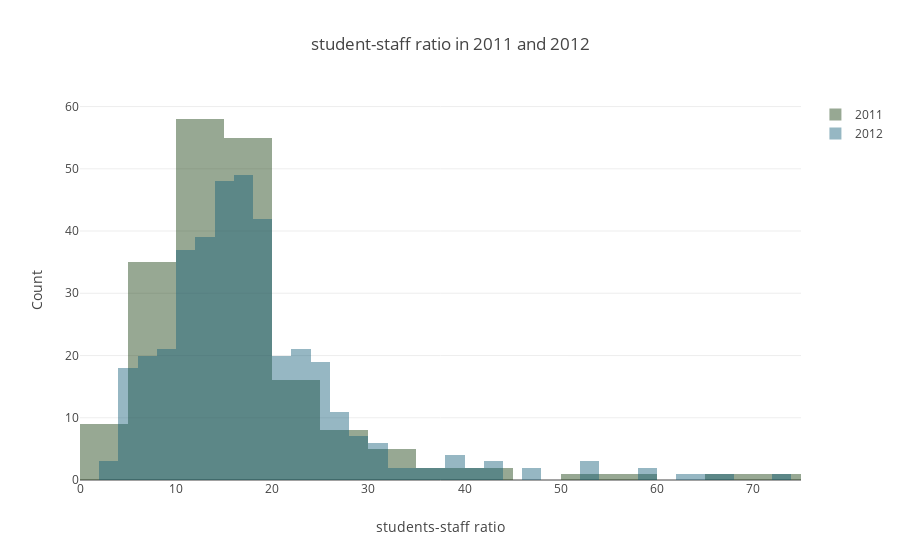

Write notebook code for a chart like this one.
### Markdown cell above
## Histogram
Lets look at histogram of students-staff ratio in 2011 and 2012 years.  
- trace1 = first histogram
    - x = x axis
    - y = y axis
    - opacity = opacity of histogram
    - name = name of legend
    - marker = color of histogram
- trace2 = second histogram
- layout = layout
    - barmode = mode of histogram like overlay. Also you can change it with stack

### Code cell
# prepare data
df2011 = timeData.student_staff_ratio[timeData.year == 2011]
df2012 = timeData.student_staff_ratio[timeData.year == 2012]

trace1 = go.Histogram(
    x = df2011,
    opacity = 0.75,
    name = '2011',
    marker = dict(color='rgba(25,62,16,0.6)')
)

trace2 = go.Histogram(
    x = df2012,
    opacity = 0.75,
    name = '2012',
    marker = dict(color='rgba(23,96,122,0.6)')
)

data = [trace1, trace2]
layout = go.Layout(barmode='overlay', 
                   title='student-staff ratio in 2011 and 2012',
                   xaxis=dict(title='students-staff ratio'),
                   yaxis=dict(title='Count')
)

fig = go.Figure(data=data, layout=layout)
iplot(fig)

### Figure 1 — Plotly figure (JSON) as saved in the notebook; plotly's stock layout.template omitted (floating-point values rounded to 4 significant figures; data arrays with more than 128 entries replaced by an {"elided": "..."} marker saying what was removed)
{"data": [{"marker": {"color": "rgba(25,62,16,0.6)"}, "name": "2011", "opacity": 0.75, "type": "histogram", "uid": "83823a25-6dae-46d2-879b-0fac7ab0dbe2", "x": {"elided": "200 float values"}}, {"marker": {"color": "rgba(23,96,122,0.6)"}, "name": "2012", "opacity": 0.75, "type": "histogram", "uid": "8e592af2-65dd-46bf-88b7-a35a932cf236", "x": {"elided": "402 float values"}}], "layout": {"barmode": "overlay", "title": {"text": "student-staff ratio in 2011 and 2012"}, "xaxis": {"title": {"text": "students-staff ratio"}}, "yaxis": {"title": {"text": "Count"}}}}
